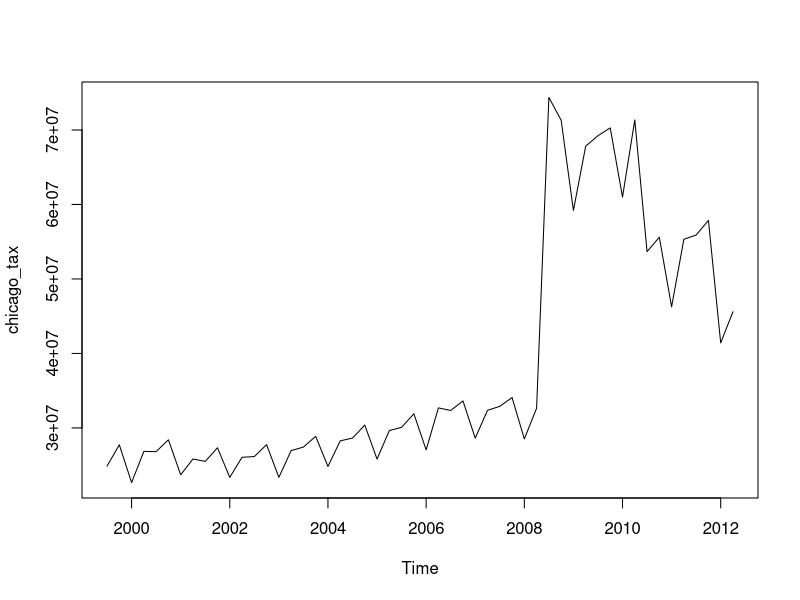

The R source for this figure:
taxes <- read.csv("taxes.csv", header=TRUE)

chicago_tax <- taxes[taxes$tax_type == "CHMR",]
chicago_tax <- ts(chicago_tax$total, c(1999,3), c(2012,2), 4)

plot(chicago_tax)
